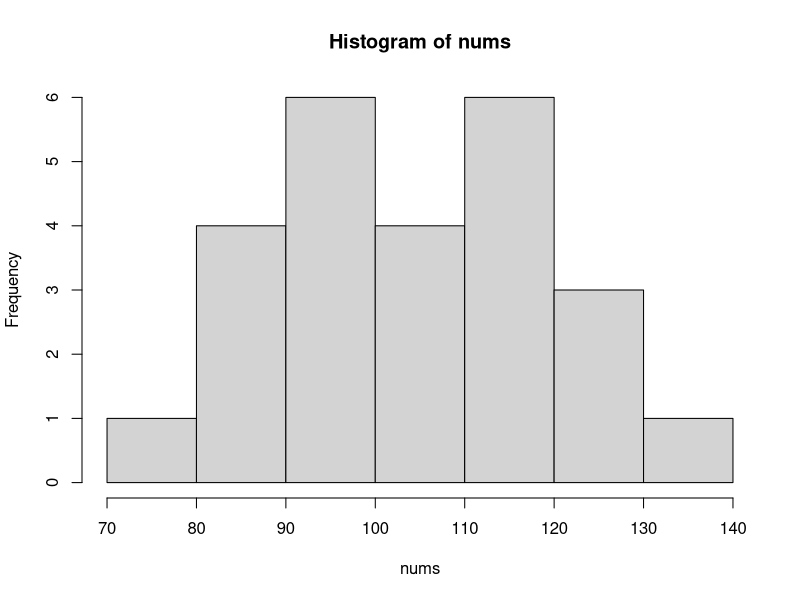

This figure's R source:
## ---- chunk 1
# R. Leaf   July 29, 2016
# v04
# Script for R shortcourse. The script has the following components:

# 1. Documentation of scripts
# 2. Demonstration of writing code
# 3. Discussion of basic statistical tools
# 4. Etc., etc...

# Some text narrative that describes the sources, motivations, and citations. e.g.
# Crawley, Michael J. Statistics: an introduction using R. John Wiley & Sons, 2014.
## ---- chunk 2
# Code to keep workspace clean
# Functions ls() and rm()
?ls
?rm
## ---- chunk 3
function.name <- function(x)
  {   
  # braces are used to enclose the function - start open brace
  # computational operation that only deals with function argument x
  # "value to return"" is calculated
  #object value is created that can be of any data class.
  return(value)
  }   # braces are used to enclose the function - end closed brace   
## ---- chunk 4
?rnorm
nums = rnorm(n = 25, mean=100, sd=15)
## ---- chunk 5
?hist
hist(x = nums)
## ---- chunk 6
?stats::var
stats::var(nums)

?length
length(nums)

## ---- chunk 7
var.num   <- var(nums)
len.num   <- length(nums)

sem <- sqrt(var.num/len.num)   
## ---- chunk 8
rm(list = ls())   
## ---- chunk 9
ls()   
## ---- chunk 10
?sem.fun   
## ---- chunk 11
sem.fun = function(x)
{
  var.x <- var(x)
  len.x <- length(x)
sem.val <- sqrt(var.x/len.x)
return(sem.val)
}
